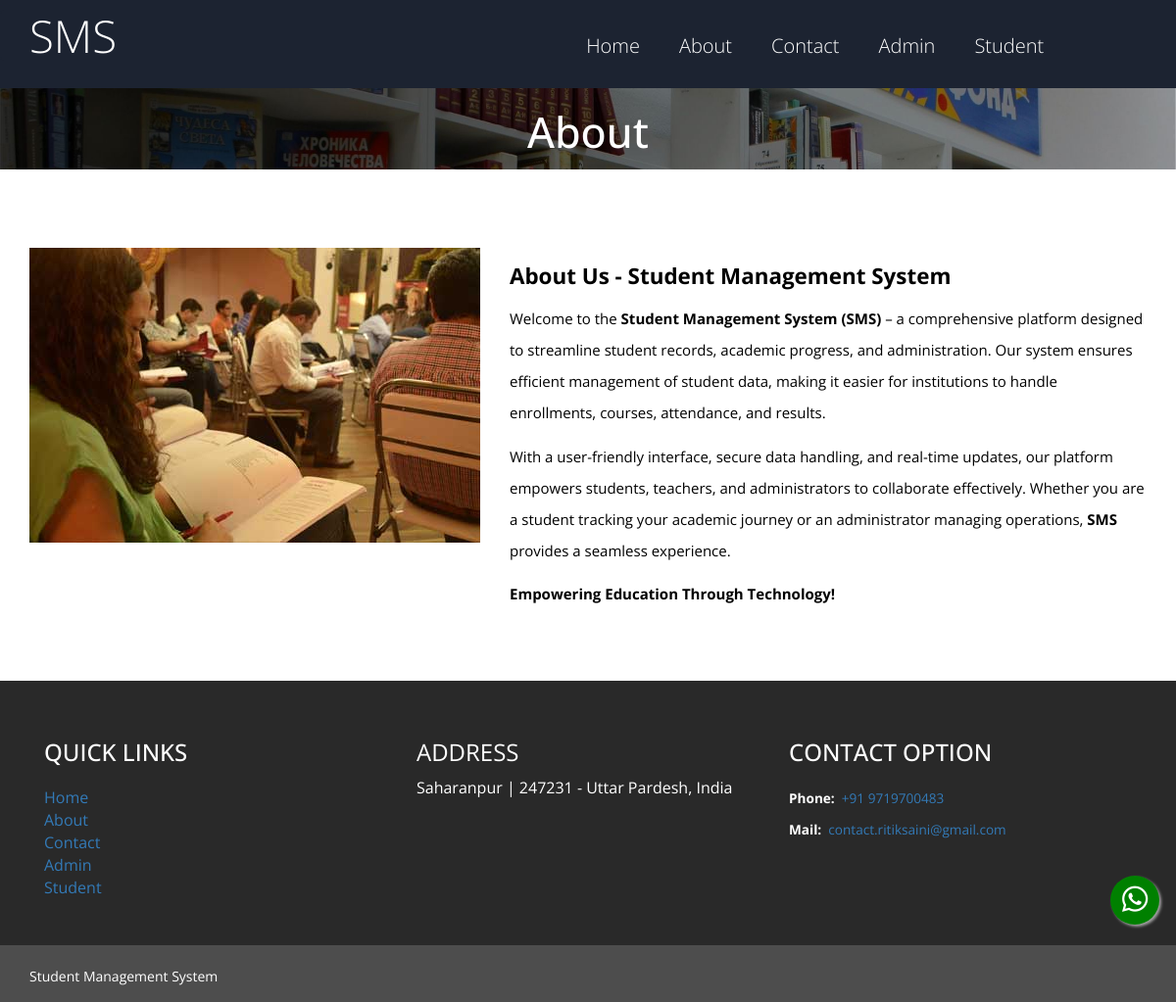
Page /about.php on the committed database.
### tables this page shows
CREATE TABLE `tblpage` (
  `ID` int(10) NOT NULL,
  `PageType` varchar(200) DEFAULT NULL,
  `PageTitle` mediumtext DEFAULT NULL,
  `PageDescription` mediumtext DEFAULT NULL,
  `Email` varchar(200) DEFAULT NULL,
  `MobileNumber` bigint(10) DEFAULT NULL,
  `UpdationDate` date DEFAULT NULL
);

### about.php (the view, shortened to what this page needs)
<?php
include('includes/dbconnection.php');
?>
<!doctype html>
<html>
<head>
<link href="css/bootstrap.css" rel="stylesheet" type="text/css" media="all">
<link href="css/style.css" rel="stylesheet" type="text/css"/>
</head>
	<body>
<?php include_once('includes/header.php');?>
<div class="banner banner5">
	<div class="container">
	<h2>About</h2>
	</div>
</div>
<div class="about">
	 <div class="container">
		 <div class="about-info-grids">
			 <div class="col-md-5 abt-pic">
				 <img src="images/abt.jpg" class="img-responsive" alt=""/>
			 </div>
			 <div class="col-md-7 abt-info-pic">
			 	<?php
$sql="SELECT * from tblpage where PageType='aboutus'";
$query = $dbh -> prepare($sql);
$query->execute();
$results=$query->fetchAll(PDO::FETCH_OBJ);
$cnt=1;
if($query->rowCount() > 0)
{
foreach($results as $row)
{               ?>
				 <p><?php  echo ($row->PageDescription);?></p><?php $cnt=$cnt+1;}} ?>
			 </div>
			 <div class="clearfix"> </div>
		 </div>
	 </div>
</div>
<?php include_once('includes/footer.php');?>
	</body>
</html>

### includes/footer.php (shortened to what this page needs)
<div class="footer">
    <div class="container">
      <div class="col-md-4 footer-right">
      <h3>Quick Links</h3>
        <ul style="list-style-type: none;">
          <li><a href="index.php">Home</a></li>
          <li><a href="about.php">About</a></li>
          <li><a href="contact.php">Contact</a></li>
          <li><a href="admin/login.php">Admin</a></li>
          <li><a href="user/login.php">Student</a></li>
        </ul>
      </div>
      <div class="col-md-4 footer-middle">
        <?php
      $sql="SELECT * from tblpage where PageType='contactus'";
      $query = $dbh -> prepare($sql);
      $query->execute();
      $results=$query->fetchAll(PDO::FETCH_OBJ);
      $cnt=1;
      if($query->rowCount() > 0)
      {
      foreach($results as $row)
      {               ?>
        <h3>Address</h3>
        <p style="color:#fff">
        <?php  echo htmlentities($row->PageDescription);?></p>
        <?php $cnt=$cnt+1;}} ?></div>
        <div class="col-md-4 footer-right">
          <h3>Contact Option</h3>
          <p style="color:#fff"><b>Phone:</b><a href="tel:+91 <?php  echo htmlentities($row->MobileNumber);?>">&nbsp; +91 <?php  echo htmlentities($row->MobileNumber);?></a></p>
          <p style="color:#fff"><b>Mail:</b><a href="mailto:<?php  echo htmlentities($row->Email);?>">&nbsp; <?php  echo htmlentities($row->Email);?></a></p>
        </div>
        <div class="clearfix"> </div>
      </div>
  </div>
<div class="copyright">
    <div class="container">
      <div class="copyright-left">
      <p>Student Management System </p>
      </div>
      <div class="clearfix"> </div>
    </div>
  </div>
  <a href="https://api.whatsapp.com/send?phone=<?php  echo htmlentities($row->MobileNumber);?>" class="floata" target="_blank">
            <i class="fab fa-whatsapp my-floata"></i>
        </a>

### css/style.css (style rules this page uses)
html, body { font-family: 'Open Sans', sans-serif; font-size: 100%; background: #FFf; }
body a { transition:0.5s all; -webkit-transition:0.5s all; -moz-transition:0.5s all; -o-transition:0.5s all; -ms-transition:0.5s all; }
h1,h2,h3,h4,h5,h6 { margin:0; }
p { margin:0; font-family: 'Open Sans', sans-serif; }
ul { margin:0; padding:0; }
.banner { background:url(../images/web_change.jpg); background-size:cover; min-height:650px; padding-top:0em !important; text-align:center; }
.footer { padding:3em 0; background:#292929; }
.footer-middle h3 { color: #FFFFFF; font-size: 1.5em; font-weight: 400; margin: 0; text-transform: uppercase; }
.footer-right p { color: #989898; font-size: .85em; margin: .5em 0 0 0; line-height: 1.8em; font-weight: 400; }
.footer-right h3 { color: #fff; font-size: 1.5em; text-transform: uppercase; margin-bottom: 10px; margin-top: 0; }
.copyright { background: #4D4D4D; padding: 1em 0; }
.copyright-left p { color: #FFF; font-size: 14px; margin: .4em 0 0 0; }
.copyright-left { float:left; }
.banner5 { min-height: 83px; }
.banner5 h2 { color: #fff; padding-top: 21px; margin: 0; font-size: 2.7em }
.about { padding:3em 0; }
.about-info-grids { margin-top:2em; }
.abt-pic { padding-left:0; }
.abt-info-pic { padding-right:0; }
.abt-info-pic h3 { font-size: 1.4em; color: #737373; line-height: 1.3em; padding-top: 0; }
.abt-info-pic p { line-height: 1.7em; margin-top: 1em; font-size: .85em; color: #777; }
.grid_5 h1, h2, h3, h4, h5, h6 { padding: 12px 0; }
.floata { position: fixed; width: 50px; height: 50px; bottom: 79px; right: 17px!important; background-color: green; color: #FFF; border-radius: 50px; text-align: center; font-size: 30px; box-shadow: 2px 2px 3px #a2a2a2; z-index: 100; animation-name: animationWhatsapBTN; animation-duration: 1s; animation-iteration-count: infinite; animation-direction: alternate; }
.my-floata { margin-top: 9px; }

### rows in the picture
tblpage: PageDescription "About Us - Student Management System Welcome to the Student Management System (SMS) – a comprehensive platform designed to streamline student records, academic progress, and administration. Our system ensures efficient management of student data, making it easier for institutions to handle enrollments, courses, attendance, and results. With a user-friendly interface, secure data handling, and real-time updates, our platform empowers students, teachers, and administrators to collaborate effectively. Whether you are a student tracking your academic journey or an administrator managing operations, SMS provides a seamless experience. Empowering Education Through Technology!"
tblpage: PageDescription "Saharanpur | 247231 - Uttar Pardesh, India", MobileNumber "9719700483", Email "contact.ritiksaini@gmail.com"
